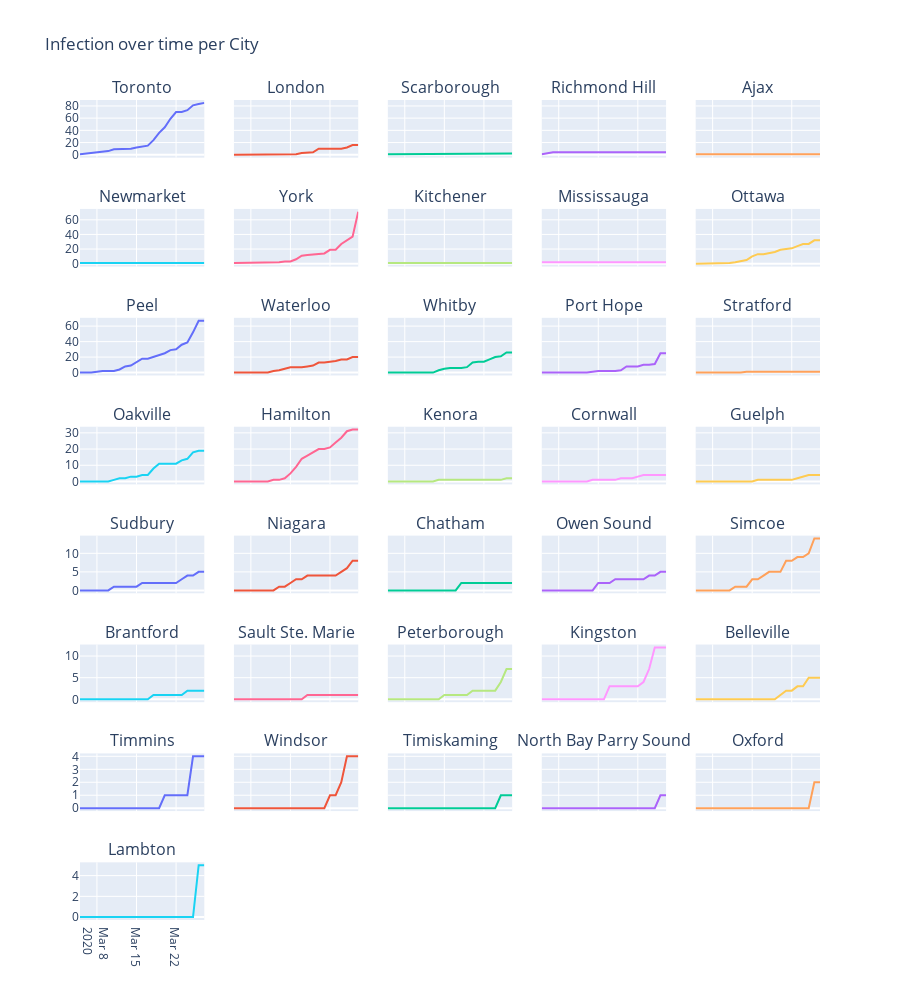

The notebook cell saved with this chart:
### Code cell
color = ['#EB89B5', '#5b7bd6','#ff6960', '#d11411', '#00b159', '#00aedb', '#f37735', '#ffc425',
          '#a200ff', '#f47835', '#d41243', '#8ec127', '#feda75', '#fa7e1e', '#962fbf']*2


#fig = go.Figure()
fig = make_subplots(rows=8, cols=5, subplot_titles=tuple(cities), shared_xaxes=True, shared_yaxes = True)

for  i,m, in enumerate(city_infections) :
    r = i//5+1
    c = i%5+1
    fig.add_trace(
    go.Scatter(x=dates, y=m),
    row=r, col=c
)
    #fig.add_trace(go.Histogram( x=m, name = c, marker_color = co))

#fig.update_layout(barmode='stack')

#fig = px.histogram(df, x="date", color = "city", color_discrete_sequence= px.colors.qualitative.Light24)
# fig.update_layout(
#     title_text='New Infections over Time', # title of plot
#     xaxis_title_text='Date', # xaxis label
#     yaxis_title_text='Infected', # yaxis label
#     bargap=0.2, # gap between bars of adjacent location coordinates
#     bargroupgap=0.1 # gap between bars of the same location coordinates
# )
fig.update_layout(showlegend=False, title_text="Infection over time per City", height=1000)
fig.show()

with open('../plotly/ontario_new_infections_by_city.json', 'w') as f:
    f.write(fig.to_json())

### Figure 1 — Plotly figure (JSON) as saved in the notebook; plotly's stock layout.template omitted (floating-point values rounded to 4 significant figures)
{"data": [{"type": "scatter", "x": ["2020-03-05", "2020-03-06", "2020-03-07", "2020-03-09", "2020-03-10", "2020-03-11", "2020-03-12", "2020-03-13", "2020-03-14", "2020-03-15", "2020-03-16", "2020-03-17", "2020-03-18", "2020-03-19", "2020-03-20", "2020-03-21", "2020-03-22", "2020-03-23", "2020-03-24", "2020-03-25", "2020-03-26", "2020-03-27"], "xaxis": "x", "y": [1, 2, 3, 5, 6, 9, 9, 9, 10, 12, 13, 15, 24, 36, 45, 59, 70, 70, 73, 81, 83, 85, 86, 101, 118, 139, 161, 161], "yaxis": "y"}, {"type": "scatter", "x": ["2020-03-05", "2020-03-06", "2020-03-07", "2020-03-09", "2020-03-10", "2020-03-11", "2020-03-12", "2020-03-13", "2020-03-14", "2020-03-15", "2020-03-16", "2020-03-17", "2020-03-18", "2020-03-19", "2020-03-20", "2020-03-21", "2020-03-22", "2020-03-23", "2020-03-24", "2020-03-25", "2020-03-26", "2020-03-27"], "xaxis": "x2", "y": [0, 0, 0, 0, 0, 0, 0, 0, 1, 1, 1, 3, 4, 4, 10, 10, 10, 10, 10, 12, 16, 16], "yaxis": "y2"}, {"type": "scatter", "x": ["2020-03-05", "2020-03-06", "2020-03-07", "2020-03-09", "2020-03-10", "2020-03-11", "2020-03-12", "2020-03-13", "2020-03-14", "2020-03-15", "2020-03-16", "2020-03-17", "2020-03-18", "2020-03-19", "2020-03-20", "2020-03-21", "2020-03-22", "2020-03-23", "2020-03-24", "2020-03-25", "2020-03-26", "2020-03-27"], "xaxis": "x3", "y": [1, 1, 1, 2, 2, 2, 2, 2, 2, 2, 2, 2, 2, 2, 2, 2, 2, 2, 2, 2, 2, 2, 2], "yaxis": "y3"}, {"type": "scatter", "x": ["2020-03-05", "2020-03-06", "2020-03-07", "2020-03-09", "2020-03-10", "2020-03-11", "2020-03-12", "2020-03-13", "2020-03-14", "2020-03-15", "2020-03-16", "2020-03-17", "2020-03-18", "2020-03-19", "2020-03-20", "2020-03-21", "2020-03-22", "2020-03-23", "2020-03-24", "2020-03-25", "2020-03-26", "2020-03-27"], "xaxis": "x4", "y": [1, 3, 4, 4, 4, 4, 4, 4, 4, 4, 4, 4, 4, 4, 4, 4, 4, 4, 4, 4, 4, 4, 4, 4, 4], "yaxis": "y4"}, {"type": "scatter", "x": ["2020-03-05", "2020-03-06", "2020-03-07", "2020-03-09", "2020-03-10", "2020-03-11", "2020-03-12", "2020-03-13", "2020-03-14", "2020-03-15", "2020-03-16", "2020-03-17", "2020-03-18", "2020-03-19", "2020-03-20", "2020-03-21", "2020-03-22", "2020-03-23", "2020-03-24", "2020-03-25", "2020-03-26", "2020-03-27"], "xaxis": "x5", "y": [1, 1, 1, 1, 1, 1, 1, 1, 1, 1, 1, 1, 1, 1, 1, 1, 1, 1, 1, 1, 1, 1, 1], "yaxis": "y5"}, {"type": "scatter", "x": ["2020-03-05", "2020-03-06", "2020-03-07", "2020-03-09", "2020-03-10", "2020-03-11", "2020-03-12", "2020-03-13", "2020-03-14", "2020-03-15", "2020-03-16", "2020-03-17", "2020-03-18", "2020-03-19", "2020-03-20", "2020-03-21", "2020-03-22", "2020-03-23", "2020-03-24", "2020-03-25", "2020-03-26", "2020-03-27"], "xaxis": "x6", "y": [1, 1, 1, 1, 1, 1, 1, 1, 1, 1, 1, 1, 1, 1, 1, 1, 1, 1, 1, 1, 1, 1, 1], "yaxis": "y6"}, {"type": "scatter", "x": ["2020-03-05", "2020-03-06", "2020-03-07", "2020-03-09", "2020-03-10", "2020-03-11", "2020-03-12", "2020-03-13", "2020-03-14", "2020-03-15", "2020-03-16", "2020-03-17", "2020-03-18", "2020-03-19", "2020-03-20", "2020-03-21", "2020-03-22", "2020-03-23", "2020-03-24", "2020-03-25", "2020-03-26", "2020-03-27"], "xaxis": "x7", "y": [1, 1, 1, 1, 1, 1, 2, 2, 3, 3, 6, 11, 12, 13, 13, 14, 19, 19, 27, 32, 37, 71, 71], "yaxis": "y7"}, {"type": "scatter", "x": ["2020-03-05", "2020-03-06", "2020-03-07", "2020-03-09", "2020-03-10", "2020-03-11", "2020-03-12", "2020-03-13", "2020-03-14", "2020-03-15", "2020-03-16", "2020-03-17", "2020-03-18", "2020-03-19", "2020-03-20", "2020-03-21", "2020-03-22", "2020-03-23", "2020-03-24", "2020-03-25", "2020-03-26", "2020-03-27"], "xaxis": "x8", "y": [1, 1, 1, 1, 1, 1, 1, 1, 1, 1, 1, 1, 1, 1, 1, 1, 1, 1, 1, 1, 1, 1, 1], "yaxis": "y8"}, {"type": "scatter", "x": ["2020-03-05", "2020-03-06", "2020-03-07", "2020-03-09", "2020-03-10", "2020-03-11", "2020-03-12", "2020-03-13", "2020-03-14", "2020-03-15", "2020-03-16", "2020-03-17", "2020-03-18", "2020-03-19", "2020-03-20", "2020-03-21", "2020-03-22", "2020-03-23", "2020-03-24", "2020-03-25", "2020-03-26", "2020-03-27"], "xaxis": "x9", "y": [2, 2, 2, 2, 2, 2, 2, 2, 2, 2, 2, 2, 2, 2, 2, 2, 2, 2, 2, 2, 2, 2, 2], "yaxis": "y9"}, {"type": "scatter", "x": ["2020-03-05", "2020-03-06", "2020-03-07", "2020-03-09", "2020-03-10", "2020-03-11", "2020-03-12", "2020-03-13", "2020-03-14", "2020-03-15", "2020-03-16", "2020-03-17", "2020-03-18", "2020-03-19", "2020-03-20", "2020-03-21", "2020-03-22", "2020-03-23", "2020-03-24", "2020-03-25", "2020-03-26", "2020-03-27"], "xaxis": "x10", "y": [0, 0, 0, 0, 0, 1, 2, 3, 5, 10, 13, 13, 14, 16, 19, 20, 21, 24, 27, 27, 32, 32], "yaxis": "y10"}, {"type": "scatter", "x": ["2020-03-05", "2020-03-06", "2020-03-07", "2020-03-09", "2020-03-10", "2020-03-11", "2020-03-12", "2020-03-13", "2020-03-14", "2020-03-15", "2020-03-16", "2020-03-17", "2020-03-18", "2020-03-19", "2020-03-20", "2020-03-21", "2020-03-22", "2020-03-23", "2020-03-24", "2020-03-25", "2020-03-26", "2020-03-27"], "xaxis": "x11", "y": [0, 0, 0, 2, 2, 2, 4, 8, 9, 14, 18, 18, 20, 23, 25, 29, 30, 36, 39, 52, 67, 67], "yaxis": "y11"}, {"type": "scatter", "x": ["2020-03-05", "2020-03-06", "2020-03-07", "2020-03-09", "2020-03-10", "2020-03-11", "2020-03-12", "2020-03-13", "2020-03-14", "2020-03-15", "2020-03-16", "2020-03-17", "2020-03-18", "2020-03-19", "2020-03-20", "2020-03-21", "2020-03-22", "2020-03-23", "2020-03-24", "2020-03-25", "2020-03-26", "2020-03-27"], "xaxis": "x12", "y": [0, 0, 0, 0, 0, 0, 2, 3, 5, 7, 7, 7, 8, 9, 13, 13, 14, 15, 17, 17, 20, 20], "yaxis": "y12"}, {"type": "scatter", "x": ["2020-03-05", "2020-03-06", "2020-03-07", "2020-03-09", "2020-03-10", "2020-03-11", "2020-03-12", "2020-03-13", "2020-03-14", "2020-03-15", "2020-03-16", "2020-03-17", "2020-03-18", "2020-03-19", "2020-03-20", "2020-03-21", "2020-03-22", "2020-03-23", "2020-03-24", "2020-03-25", "2020-03-26", "2020-03-27"], "xaxis": "x13", "y": [0, 0, 0, 0, 0, 0, 0, 0, 3, 5, 6, 6, 6, 7, 13, 14, 14, 17, 20, 21, 26, 26], "yaxis": "y13"}, {"type": "scatter", "x": ["2020-03-05", "2020-03-06", "2020-03-07", "2020-03-09", "2020-03-10", "2020-03-11", "2020-03-12", "2020-03-13", "2020-03-14", "2020-03-15", "2020-03-16", "2020-03-17", "2020-03-18", "2020-03-19", "2020-03-20", "2020-03-21", "2020-03-22", "2020-03-23", "2020-03-24", "2020-03-25", "2020-03-26", "2020-03-27"], "xaxis": "x14", "y": [0, 0, 0, 0, 0, 0, 0, 0, 1, 2, 2, 2, 2, 3, 8, 8, 8, 10, 10, 11, 25, 25], "yaxis": "y14"}, {"type": "scatter", "x": ["2020-03-05", "2020-03-06", "2020-03-07", "2020-03-09", "2020-03-10", "2020-03-11", "2020-03-12", "2020-03-13", "2020-03-14", "2020-03-15", "2020-03-16", "2020-03-17", "2020-03-18", "2020-03-19", "2020-03-20", "2020-03-21", "2020-03-22", "2020-03-23", "2020-03-24", "2020-03-25", "2020-03-26", "2020-03-27"], "xaxis": "x15", "y": [0, 0, 0, 0, 0, 0, 0, 0, 1, 1, 1, 1, 1, 1, 1, 1, 1, 1, 1, 1, 1, 1], "yaxis": "y15"}, {"type": "scatter", "x": ["2020-03-05", "2020-03-06", "2020-03-07", "2020-03-09", "2020-03-10", "2020-03-11", "2020-03-12", "2020-03-13", "2020-03-14", "2020-03-15", "2020-03-16", "2020-03-17", "2020-03-18", "2020-03-19", "2020-03-20", "2020-03-21", "2020-03-22", "2020-03-23", "2020-03-24", "2020-03-25", "2020-03-26", "2020-03-27"], "xaxis": "x16", "y": [0, 0, 0, 0, 0, 1, 2, 2, 3, 3, 4, 4, 8, 11, 11, 11, 11, 13, 14, 18, 19, 19], "yaxis": "y16"}, {"type": "scatter", "x": ["2020-03-05", "2020-03-06", "2020-03-07", "2020-03-09", "2020-03-10", "2020-03-11", "2020-03-12", "2020-03-13", "2020-03-14", "2020-03-15", "2020-03-16", "2020-03-17", "2020-03-18", "2020-03-19", "2020-03-20", "2020-03-21", "2020-03-22", "2020-03-23", "2020-03-24", "2020-03-25", "2020-03-26", "2020-03-27"], "xaxis": "x17", "y": [0, 0, 0, 0, 0, 0, 1, 1, 2, 5, 9, 14, 16, 18, 20, 20, 21, 24, 27, 31, 32, 32], "yaxis": "y17"}, {"type": "scatter", "x": ["2020-03-05", "2020-03-06", "2020-03-07", "2020-03-09", "2020-03-10", "2020-03-11", "2020-03-12", "2020-03-13", "2020-03-14", "2020-03-15", "2020-03-16", "2020-03-17", "2020-03-18", "2020-03-19", "2020-03-20", "2020-03-21", "2020-03-22", "2020-03-23", "2020-03-24", "2020-03-25", "2020-03-26", "2020-03-27"], "xaxis": "x18", "y": [0, 0, 0, 0, 0, 0, 0, 0, 1, 1, 1, 1, 1, 1, 1, 1, 1, 1, 1, 1, 2, 2], "yaxis": "y18"}, {"type": "scatter", "x": ["2020-03-05", "2020-03-06", "2020-03-07", "2020-03-09", "2020-03-10", "2020-03-11", "2020-03-12", "2020-03-13", "2020-03-14", "2020-03-15", "2020-03-16", "2020-03-17", "2020-03-18", "2020-03-19", "2020-03-20", "2020-03-21", "2020-03-22", "2020-03-23", "2020-03-24", "2020-03-25", "2020-03-26", "2020-03-27"], "xaxis": "x19", "y": [0, 0, 0, 0, 0, 0, 0, 0, 1, 1, 1, 1, 1, 2, 2, 2, 3, 4, 4, 4, 4, 4], "yaxis": "y19"}, {"type": "scatter", "x": ["2020-03-05", "2020-03-06", "2020-03-07", "2020-03-09", "2020-03-10", "2020-03-11", "2020-03-12", "2020-03-13", "2020-03-14", "2020-03-15", "2020-03-16", "2020-03-17", "2020-03-18", "2020-03-19", "2020-03-20", "2020-03-21", "2020-03-22", "2020-03-23", "2020-03-24", "2020-03-25", "2020-03-26", "2020-03-27"], "xaxis": "x20", "y": [0, 0, 0, 0, 0, 0, 0, 0, 0, 0, 1, 1, 1, 1, 1, 1, 1, 2, 3, 4, 4, 4], "yaxis": "y20"}, {"type": "scatter", "x": ["2020-03-05", "2020-03-06", "2020-03-07", "2020-03-09", "2020-03-10", "2020-03-11", "2020-03-12", "2020-03-13", "2020-03-14", "2020-03-15", "2020-03-16", "2020-03-17", "2020-03-18", "2020-03-19", "2020-03-20", "2020-03-21", "2020-03-22", "2020-03-23", "2020-03-24", "2020-03-25", "2020-03-26", "2020-03-27"], "xaxis": "x21", "y": [0, 0, 0, 0, 0, 1, 1, 1, 1, 1, 2, 2, 2, 2, 2, 2, 2, 3, 4, 4, 5, 5], "yaxis": "y21"}, {"type": "scatter", "x": ["2020-03-05", "2020-03-06", "2020-03-07", "2020-03-09", "2020-03-10", "2020-03-11", "2020-03-12", "2020-03-13", "2020-03-14", "2020-03-15", "2020-03-16", "2020-03-17", "2020-03-18", "2020-03-19", "2020-03-20", "2020-03-21", "2020-03-22", "2020-03-23", "2020-03-24", "2020-03-25", "2020-03-26", "2020-03-27"], "xaxis": "x22", "y": [0, 0, 0, 0, 0, 0, 0, 1, 1, 2, 3, 3, 4, 4, 4, 4, 4, 4, 5, 6, 8, 8], "yaxis": "y22"}, {"type": "scatter", "x": ["2020-03-05", "2020-03-06", "2020-03-07", "2020-03-09", "2020-03-10", "2020-03-11", "2020-03-12", "2020-03-13", "2020-03-14", "2020-03-15", "2020-03-16", "2020-03-17", "2020-03-18", "2020-03-19", "2020-03-20", "2020-03-21", "2020-03-22", "2020-03-23", "2020-03-24", "2020-03-25", "2020-03-26", "2020-03-27"], "xaxis": "x23", "y": [0, 0, 0, 0, 0, 0, 0, 0, 0, 0, 0, 0, 2, 2, 2, 2, 2, 2, 2, 2, 2, 2], "yaxis": "y23"}, {"type": "scatter", "x": ["2020-03-05", "2020-03-06", "2020-03-07", "2020-03-09", "2020-03-10", "2020-03-11", "2020-03-12", "2020-03-13", "2020-03-14", "2020-03-15", "2020-03-16", "2020-03-17", "2020-03-18", "2020-03-19", "2020-03-20", "2020-03-21", "2020-03-22", "2020-03-23", "2020-03-24", "2020-03-25", "2020-03-26", "2020-03-27"], "xaxis": "x24", "y": [0, 0, 0, 0, 0, 0, 0, 0, 0, 2, 2, 2, 3, 3, 3, 3, 3, 3, 4, 4, 5, 5], "yaxis": "y24"}, {"type": "scatter", "x": ["2020-03-05", "2020-03-06", "2020-03-07", "2020-03-09", "2020-03-10", "2020-03-11", "2020-03-12", "2020-03-13", "2020-03-14", "2020-03-15", "2020-03-16", "2020-03-17", "2020-03-18", "2020-03-19", "2020-03-20", "2020-03-21", "2020-03-22", "2020-03-23", "2020-03-24", "2020-03-25", "2020-03-26", "2020-03-27"], "xaxis": "x25", "y": [0, 0, 0, 0, 0, 0, 1, 1, 1, 3, 3, 4, 5, 5, 5, 8, 8, 9, 9, 10, 14, 14], "yaxis": "y25"}, {"type": "scatter", "x": ["2020-03-05", "2020-03-06", "2020-03-07", "2020-03-09", "2020-03-10", "2020-03-11", "2020-03-12", "2020-03-13", "2020-03-14", "2020-03-15", "2020-03-16", "2020-03-17", "2020-03-18", "2020-03-19", "2020-03-20", "2020-03-21", "2020-03-22", "2020-03-23", "2020-03-24", "2020-03-25", "2020-03-26", "2020-03-27"], "xaxis": "x26", "y": [0, 0, 0, 0, 0, 0, 0, 0, 0, 0, 0, 0, 1, 1, 1, 1, 1, 1, 2, 2, 2, 2], "yaxis": "y26"}, {"type": "scatter", "x": ["2020-03-05", "2020-03-06", "2020-03-07", "2020-03-09", "2020-03-10", "2020-03-11", "2020-03-12", "2020-03-13", "2020-03-14", "2020-03-15", "2020-03-16", "2020-03-17", "2020-03-18", "2020-03-19", "2020-03-20", "2020-03-21", "2020-03-22", "2020-03-23", "2020-03-24", "2020-03-25", "2020-03-26", "2020-03-27"], "xaxis": "x27", "y": [0, 0, 0, 0, 0, 0, 0, 0, 0, 0, 0, 0, 1, 1, 1, 1, 1, 1, 1, 1, 1, 1], "yaxis": "y27"}, {"type": "scatter", "x": ["2020-03-05", "2020-03-06", "2020-03-07", "2020-03-09", "2020-03-10", "2020-03-11", "2020-03-12", "2020-03-13", "2020-03-14", "2020-03-15", "2020-03-16", "2020-03-17", "2020-03-18", "2020-03-19", "2020-03-20", "2020-03-21", "2020-03-22", "2020-03-23", "2020-03-24", "2020-03-25", "2020-03-26", "2020-03-27"], "xaxis": "x28", "y": [0, 0, 0, 0, 0, 0, 0, 0, 0, 1, 1, 1, 1, 1, 2, 2, 2, 2, 2, 4, 7, 7], "yaxis": "y28"}, {"type": "scatter", "x": ["2020-03-05", "2020-03-06", "2020-03-07", "2020-03-09", "2020-03-10", "2020-03-11", "2020-03-12", "2020-03-13", "2020-03-14", "2020-03-15", "2020-03-16", "2020-03-17", "2020-03-18", "2020-03-19", "2020-03-20", "2020-03-21", "2020-03-22", "2020-03-23", "2020-03-24", "2020-03-25", "2020-03-26", "2020-03-27"], "xaxis": "x29", "y": [0, 0, 0, 0, 0, 0, 0, 0, 0, 0, 0, 3, 3, 3, 3, 3, 3, 4, 7, 12, 12, 12], "yaxis": "y29"}, {"type": "scatter", "x": ["2020-03-05", "2020-03-06", "2020-03-07", "2020-03-09", "2020-03-10", "2020-03-11", "2020-03-12", "2020-03-13", "2020-03-14", "2020-03-15", "2020-03-16", "2020-03-17", "2020-03-18", "2020-03-19", "2020-03-20", "2020-03-21", "2020-03-22", "2020-03-23", "2020-03-24", "2020-03-25", "2020-03-26", "2020-03-27"], "xaxis": "x30", "y": [0, 0, 0, 0, 0, 0, 0, 0, 0, 0, 0, 0, 0, 0, 1, 2, 2, 3, 3, 5, 5, 5], "yaxis": "y30"}, {"type": "scatter", "x": ["2020-03-05", "2020-03-06", "2020-03-07", "2020-03-09", "2020-03-10", "2020-03-11", "2020-03-12", "2020-03-13", "2020-03-14", "2020-03-15", "2020-03-16", "2020-03-17", "2020-03-18", "2020-03-19", "2020-03-20", "2020-03-21", "2020-03-22", "2020-03-23", "2020-03-24", "2020-03-25", "2020-03-26", "2020-03-27"], "xaxis": "x31", "y": [0, 0, 0, 0, 0, 0, 0, 0, 0, 0, 0, 0, 0, 0, 1, 1, 1, 1, 1, 4, 4, 4], "yaxis": "y31"}, {"type": "scatter", "x": ["2020-03-05", "2020-03-06", "2020-03-07", "2020-03-09", "2020-03-10", "2020-03-11", "2020-03-12", "2020-03-13", "2020-03-14", "2020-03-15", "2020-03-16", "2020-03-17", "2020-03-18", "2020-03-19", "2020-03-20", "2020-03-21", "2020-03-22", "2020-03-23", "2020-03-24", "2020-03-25", "2020-03-26", "2020-03-27"], "xaxis": "x32", "y": [0, 0, 0, 0, 0, 0, 0, 0, 0, 0, 0, 0, 0, 0, 0, 0, 1, 1, 2, 4, 4, 4], "yaxis": "y32"}, {"type": "scatter", "x": ["2020-03-05", "2020-03-06", "2020-03-07", "2020-03-09", "2020-03-10", "2020-03-11", "2020-03-12", "2020-03-13", "2020-03-14", "2020-03-15", "2020-03-16", "2020-03-17", "2020-03-18", "2020-03-19", "2020-03-20", "2020-03-21", "2020-03-22", "2020-03-23", "2020-03-24", "2020-03-25", "2020-03-26", "2020-03-27"], "xaxis": "x33", "y": [0, 0, 0, 0, 0, 0, 0, 0, 0, 0, 0, 0, 0, 0, 0, 0, 0, 0, 0, 1, 1, 1], "yaxis": "y33"}, {"type": "scatter", "x": ["2020-03-05", "2020-03-06", "2020-03-07", "2020-03-09", "2020-03-10", "2020-03-11", "2020-03-12", "2020-03-13", "2020-03-14", "2020-03-15", "2020-03-16", "2020-03-17", "2020-03-18", "2020-03-19", "2020-03-20", "2020-03-21", "2020-03-22", "2020-03-23", "2020-03-24", "2020-03-25", "2020-03-26", "2020-03-27"], "xaxis": "x34", "y": [0, 0, 0, 0, 0, 0, 0, 0, 0, 0, 0, 0, 0, 0, 0, 0, 0, 0, 0, 0, 1, 1], "yaxis": "y34"}, {"type": "scatter", "x": ["2020-03-05", "2020-03-06", "2020-03-07", "2020-03-09", "2020-03-10", "2020-03-11", "2020-03-12", "2020-03-13", "2020-03-14", "2020-03-15", "2020-03-16", "2020-03-17", "2020-03-18", "2020-03-19", "2020-03-20", "2020-03-21", "2020-03-22", "2020-03-23", "2020-03-24", "2020-03-25", "2020-03-26", "2020-03-27"], "xaxis": "x35", "y": [0, 0, 0, 0, 0, 0, 0, 0, 0, 0, 0, 0, 0, 0, 0, 0, 0, 0, 0, 0, 2, 2], "yaxis": "y35"}, {"type": "scatter", "x": ["2020-03-05", "2020-03-06", "2020-03-07", "2020-03-09", "2020-03-10", "2020-03-11", "2020-03-12", "2020-03-13", "2020-03-14", "2020-03-15", "2020-03-16", "2020-03-17", "2020-03-18", "2020-03-19", "2020-03-20", "2020-03-21", "2020-03-22", "2020-03-23", "2020-03-24", "2020-03-25", "2020-03-26", "2020-03-27"], "xaxis": "x36", "y": [0, 0, 0, 0, 0, 0, 0, 0, 0, 0, 0, 0, 0, 0, 0, 0, 0, 0, 0, 0, 5, 5], "yaxis": "y36"}], "layout": {"annotations": [{"font": {"size": 16}, "showarrow": false, "text": "Toronto", "x": 0.084, "xanchor": "center", "xref": "paper", "y": 1, "yanchor": "bottom", "yref": "paper"}, {"font": {"size": 16}, "showarrow": false, "text": "London", "x": 0.292, "xanchor": "center", "xref": "paper", "y": 1, "yanchor": "bottom", "yref": "paper"}, {"font": {"size": 16}, "showarrow": false, "text": "Scarborough", "x": 0.5, "xanchor": "center", "xref": "paper", "y": 1, "yanchor": "bottom", "yref": "paper"}, {"font": {"size": 16}, "showarrow": false, "text": "Richmond Hill", "x": 0.708, "xanchor": "center", "xref": "paper", "y": 1, "yanchor": "bottom", "yref": "paper"}, {"font": {"size": 16}, "showarrow": false, "text": "Ajax", "x": 0.916, "xanchor": "center", "xref": "paper", "y": 1, "yanchor": "bottom", "yref": "paper"}, {"font": {"size": 16}, "showarrow": false, "text": "Newmarket", "x": 0.084, "xanchor": "center", "xref": "paper", "y": 0.8672, "yanchor": "bottom", "yref": "paper"}, {"font": {"size": 16}, "showarrow": false, "text": "York", "x": 0.292, "xanchor": "center", "xref": "paper", "y": 0.8672, "yanchor": "bottom", "yref": "paper"}, {"font": {"size": 16}, "showarrow": false, "text": "Kitchener", "x": 0.5, "xanchor": "center", "xref": "paper", "y": 0.8672, "yanchor": "bottom", "yref": "paper"}, {"font": {"size": 16}, "showarrow": false, "text": "Mississauga", "x": 0.708, "xanchor": "center", "xref": "paper", "y": 0.8672, "yanchor": "bottom", "yref": "paper"}, {"font": {"size": 16}, "showarrow": false, "text": "Ottawa", "x": 0.916, "xanchor": "center", "xref": "paper", "y": 0.8672, "yanchor": "bottom", "yref": "paper"}, {"font": {"size": 16}, "showarrow": false, "text": "Peel", "x": 0.084, "xanchor": "center", "xref": "paper", "y": 0.7344, "yanchor": "bottom", "yref": "paper"}, {"font": {"size": 16}, "showarrow": false, "text": "Waterloo", "x": 0.292, "xanchor": "center", "xref": "paper", "y": 0.7344, "yanchor": "bottom", "yref": "paper"}, {"font": {"size": 16}, "showarrow": false, "text": "Whitby", "x": 0.5, "xanchor": "center", "xref": "paper", "y": 0.7344, "yanchor": "bottom", "yref": "paper"}, {"font": {"size": 16}, "showarrow": false, "text": "Port Hope", "x": 0.708, "xanchor": "center", "xref": "paper", "y": 0.7344, "yanchor": "bottom", "yref": "paper"}, {"font": {"size": 16}, "showarrow": false, "text": "Stratford", "x": 0.916, "xanchor": "center", "xref": "paper", "y": 0.7344, "yanchor": "bottom", "yref": "paper"}, {"font": {"size": 16}, "showarrow": false, "text": "Oakville", "x": 0.084, "xanchor": "center", "xref": "paper", "y": 0.6016, "yanchor": "bottom", "yref": "paper"}, {"font": {"size": 16}, "showarrow": false, "text": "Hamilton", "x": 0.292, "xanchor": "center", "xref": "paper", "y": 0.6016, "yanchor": "bottom", "yref": "paper"}, {"font": {"size": 16}, "showarrow": false, "text": "Kenora", "x": 0.5, "xanchor": "center", "xref": "paper", "y": 0.6016, "yanchor": "bottom", "yref": "paper"}, {"font": {"size": 16}, "showarrow": false, "text": "Cornwall", "x": 0.708, "xanchor": "center", "xref": "paper", "y": 0.6016, "yanchor": "bottom", "yref": "paper"}, {"font": {"size": 16}, "showarrow": false, "text": "Guelph", "x": 0.916, "xanchor": "center", "xref": "paper", "y": 0.6016, "yanchor": "bottom", "yref": "paper"}, {"font": {"size": 16}, "showarrow": false, "text": "Sudbury", "x": 0.084, "xanchor": "center", "xref": "paper", "y": 0.4688, "yanchor": "bottom", "yref": "paper"}, {"font": {"size": 16}, "showarrow": false, "text": "Niagara", "x": 0.292, "xanchor": "center", "xref": "paper", "y": 0.4688, "yanchor": "bottom", "yref": "paper"}, {"font": {"size": 16}, "showarrow": false, "text": "Chatham", "x": 0.5, "xanchor": "center", "xref": "paper", "y": 0.4688, "yanchor": "bottom", "yref": "paper"}, {"font": {"size": 16}, "showarrow": false, "text": "Owen Sound", "x": 0.708, "xanchor": "center", "xref": "paper", "y": 0.4688, "yanchor": "bottom", "yref": "paper"}, {"font": {"size": 16}, "showarrow": false, "text": "Simcoe", "x": 0.916, "xanchor": "center", "xref": "paper", "y": 0.4688, "yanchor": "bottom", "yref": "paper"}, {"font": {"size": 16}, "showarrow": false, "text": "Brantford", "x": 0.084, "xanchor": "center", "xref": "paper", "y": 0.3359, "yanchor": "bottom", "yref": "paper"}, {"font": {"size": 16}, "showarrow": false, "text": "Sault Ste. Marie", "x": 0.292, "xanchor": "center", "xref": "paper", "y": 0.3359, "yanchor": "bottom", "yref": "paper"}, {"font": {"size": 16}, "showarrow": false, "text": "Peterborough", "x": 0.5, "xanchor": "center", "xref": "paper", "y": 0.3359, "yanchor": "bottom", "yref": "paper"}, {"font": {"size": 16}, "showarrow": false, "text": "Kingston", "x": 0.708, "xanchor": "center", "xref": "paper", "y": 0.3359, "yanchor": "bottom", "yref": "paper"}, {"font": {"size": 16}, "showarrow": false, "text": "Belleville", "x": 0.916, "xanchor": "center", "xref": "paper", "y": 0.3359, "yanchor": "bottom", "yref": "paper"}, {"font": {"size": 16}, "showarrow": false, "text": "Timmins", "x": 0.084, "xanchor": "center", "xref": "paper", "y": 0.2031, "yanchor": "bottom", "yref": "paper"}, {"font": {"size": 16}, "showarrow": false, "text": "Windsor", "x": 0.292, "xanchor": "center", "xref": "paper", "y": 0.2031, "yanchor": "bottom", "yref": "paper"}, {"font": {"size": 16}, "showarrow": false, "text": "Timiskaming", "x": 0.5, "xanchor": "center", "xref": "paper", "y": 0.2031, "yanchor": "bottom", "yref": "paper"}, {"font": {"size": 16}, "showarrow": false, "text": "North Bay Parry Sound", "x": 0.708, "xanchor": "center", "xref": "paper", "y": 0.2031, "yanchor": "bottom", "yref": "paper"}, {"font": {"size": 16}, "showarrow": false, "text": "Oxford", "x": 0.916, "xanchor": "center", "xref": "paper", "y": 0.2031, "yanchor": "bottom", "yref": "paper"}, {"font": {"size": 16}, "showarrow": false, "text": "Lambton", "x": 0.084, "xanchor": "center", "xref": "paper", "y": 0.07031, "yanchor": "bottom", "yref": "paper"}], "height": 1000, "showlegend": false, "title": {"text": "Infection over time per City"}, "xaxis": {"anchor": "y", "domain": [0, 0.168], "matches": "x36", "showticklabels": false}, "xaxis10": {"anchor": "y10", "domain": [0.832, 1], "matches": "x40", "showticklabels": false}, "xaxis11": {"anchor": "y11", "domain": [0, 0.168], "matches": "x36", "showticklabels": false}, "xaxis12": {"anchor": "y12", "domain": [0.208, 0.376], "matches": "x37", "showticklabels": false}, "xaxis13": {"anchor": "y13", "domain": [0.416, 0.584], "matches": "x38", "showticklabels": false}, "xaxis14": {"anchor": "y14", "domain": [0.624, 0.792], "matches": "x39", "showticklabels": false}, "xaxis15": {"anchor": "y15", "domain": [0.832, 1], "matches": "x40", "showticklabels": false}, "xaxis16": {"anchor": "y16", "domain": [0, 0.168], "matches": "x36", "showticklabels": false}, "xaxis17": {"anchor": "y17", "domain": [0.208, 0.376], "matches": "x37", "showticklabels": false}, "xaxis18": {"anchor": "y18", "domain": [0.416, 0.584], "matches": "x38", "showticklabels": false}, "xaxis19": {"anchor": "y19", "domain": [0.624, 0.792], "matches": "x39", "showticklabels": false}, "xaxis2": {"anchor": "y2", "domain": [0.208, 0.376], "matches": "x37", "showticklabels": false}, "xaxis20": {"anchor": "y20", "domain": [0.832, 1], "matches": "x40", "showticklabels": false}, "xaxis21": {"anchor": "y21", "domain": [0, 0.168], "matches": "x36", "showticklabels": false}, "xaxis22": {"anchor": "y22", "domain": [0.208, 0.376], "matches": "x37", "showticklabels": false}, "xaxis23": {"anchor": "y23", "domain": [0.416, 0.584], "matches": "x38", "showticklabels": false}, "xaxis24": {"anchor": "y24", "domain": [0.624, 0.792], "matches": "x39", "showticklabels": false}, "xaxis25": {"anchor": "y25", "domain": [0.832, 1], "matches": "x40", "showticklabels": false}, "xaxis26": {"anchor": "y26", "domain": [0, 0.168], "matches": "x36", "showticklabels": false}, "xaxis27": {"anchor": "y27", "domain": [0.208, 0.376], "matches": "x37", "showticklabels": false}, "xaxis28": {"anchor": "y28", "domain": [0.416, 0.584], "matches": "x38", "showticklabels": false}, "xaxis29": {"anchor": "y29", "domain": [0.624, 0.792], "matches": "x39", "showticklabels": false}, "xaxis3": {"anchor": "y3", "domain": [0.416, 0.584], "matches": "x38", "showticklabels": false}, "xaxis30": {"anchor": "y30", "domain": [0.832, 1], "matches": "x40", "showticklabels": false}, "xaxis31": {"anchor": "y31", "domain": [0, 0.168], "matches": "x36", "showticklabels": false}, "xaxis32": {"anchor": "y32", "domain": [0.208, 0.376], "matches": "x37", "showticklabels": false}, "xaxis33": {"anchor": "y33", "domain": [0.416, 0.584], "matches": "x38", "showticklabels": false}, "xaxis34": {"anchor": "y34", "domain": [0.624, 0.792], "matches": "x39", "showticklabels": false}, "xaxis35": {"anchor": "y35", "domain": [0.832, 1], "matches": "x40", "showticklabels": false}, "xaxis36": {"anchor": "y36", "domain": [0, 0.168]}, "xaxis37": {"anchor": "y37", "domain": [0.208, 0.376]}, "xaxis38": {"anchor": "y38", "domain": [0.416, 0.584]}, "xaxis39": {"anchor": "y39", "domain": [0.624, 0.792]}, "xaxis4": {"anchor": "y4", "domain": [0.624, 0.792], "matches": "x39", "showticklabels": false}, "xaxis40": {"anchor": "y40", "domain": [0.832, 1]}, "xaxis5": {"anchor": "y5", "domain": [0.832, 1], "matches": "x40", "showticklabels": false}, "xaxis6": {"anchor": "y6", "domain": [0, 0.168], "matches": "x36", "showticklabels": false}, "xaxis7": {"anchor": "y7", "domain": [0.208, 0.376], "matches": "x37", "showticklabels": false}, "xaxis8": {"anchor": "y8", "domain": [0.416, 0.584], "matches": "x38", "showticklabels": false}, "xaxis9": {"anchor": "y9", "domain": [0.624, 0.792], "matches": "x39", "showticklabels": false}, "yaxis": {"anchor": "x", "domain": [0.9297, 1]}, "yaxis10": {"anchor": "x10", "domain": [0.7969, 0.8672], "matches": "y6", "showticklabels": false}, "yaxis11": {"anchor": "x11", "domain": [0.6641, 0.7344]}, "yaxis12": {"anchor": "x12", "domain": [0.6641, 0.7344], "matches": "y11", "showticklabels": false}, "yaxis13": {"anchor": "x13", "domain": [0.6641, 0.7344], "matches": "y11", "showticklabels": false}, "yaxis14": {"anchor": "x14", "domain": [0.6641, 0.7344], "matches": "y11", "showticklabels": false}, "yaxis15": {"anchor": "x15", "domain": [0.6641, 0.7344], "matches": "y11", "showticklabels": false}, "yaxis16": {"anchor": "x16", "domain": [0.5312, 0.6016]}, "yaxis17": {"anchor": "x17", "domain": [0.5312, 0.6016], "matches": "y16", "showticklabels": false}, "yaxis18": {"anchor": "x18", "domain": [0.5312, 0.6016], "matches": "y16", "showticklabels": false}, "yaxis19": {"anchor": "x19", "domain": [0.5312, 0.6016], "matches": "y16", "showticklabels": false}, "yaxis2": {"anchor": "x2", "domain": [0.9297, 1], "matches": "y", "showticklabels": false}, "yaxis20": {"anchor": "x20", "domain": [0.5312, 0.6016], "matches": "y16", "showticklabels": false}, "yaxis21": {"anchor": "x21", "domain": [0.3984, 0.4688]}, "yaxis22": {"anchor": "x22", "domain": [0.3984, 0.4688], "matches": "y21", "showticklabels": false}, "yaxis23": {"anchor": "x23", "domain": [0.3984, 0.4688], "matches": "y21", "showticklabels": false}, "yaxis24": {"anchor": "x24", "domain": [0.3984, 0.4688], "matches": "y21", "showticklabels": false}, "yaxis25": {"anchor": "x25", "domain": [0.3984, 0.4688], "matches": "y21", "showticklabels": false}, "yaxis26": {"anchor": "x26", "domain": [0.2656, 0.3359]}, "yaxis27": {"anchor": "x27", "domain": [0.2656, 0.3359], "matches": "y26", "showticklabels": false}, "yaxis28": {"anchor": "x28", "domain": [0.2656, 0.3359], "matches": "y26", "showticklabels": false}, "yaxis29": {"anchor": "x29", "domain": [0.2656, 0.3359], "matches": "y26", "showticklabels": false}, "yaxis3": {"anchor": "x3", "domain": [0.9297, 1], "matches": "y", "showticklabels": false}, "yaxis30": {"anchor": "x30", "domain": [0.2656, 0.3359], "matches": "y26", "showticklabels": false}, "yaxis31": {"anchor": "x31", "domain": [0.1328, 0.2031]}, "yaxis32": {"anchor": "x32", "domain": [0.1328, 0.2031], "matches": "y31", "showticklabels": false}, "yaxis33": {"anchor": "x33", "domain": [0.1328, 0.2031], "matches": "y31", "showticklabels": false}, "yaxis34": {"anchor": "x34", "domain": [0.1328, 0.2031], "matches": "y31", "showticklabels": false}, "yaxis35": {"anchor": "x35", "domain": [0.1328, 0.2031], "matches": "y31", "showticklabels": false}, "yaxis36": {"anchor": "x36", "domain": [0, 0.07031]}, "yaxis37": {"anchor": "x37", "domain": [0, 0.07031], "matches": "y36", "showticklabels": false}, "yaxis38": {"anchor": "x38", "domain": [0, 0.07031], "matches": "y36", "showticklabels": false}, "yaxis39": {"anchor": "x39", "domain": [0, 0.07031], "matches": "y36", "showticklabels": false}, "yaxis4": {"anchor": "x4", "domain": [0.9297, 1], "matches": "y", "showticklabels": false}, "yaxis40": {"anchor": "x40", "domain": [0, 0.07031], "matches": "y36", "showticklabels": false}, "yaxis5": {"anchor": "x5", "domain": [0.9297, 1], "matches": "y", "showticklabels": false}, "yaxis6": {"anchor": "x6", "domain": [0.7969, 0.8672]}, "yaxis7": {"anchor": "x7", "domain": [0.7969, 0.8672], "matches": "y6", "showticklabels": false}, "yaxis8": {"anchor": "x8", "domain": [0.7969, 0.8672], "matches": "y6", "showticklabels": false}, "yaxis9": {"anchor": "x9", "domain": [0.7969, 0.8672], "matches": "y6", "showticklabels": false}}}
